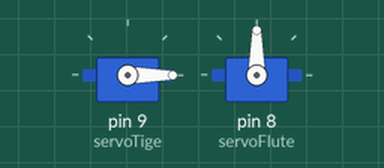
The sketch below on a simulated Arduino Uno, built with avr-gcc and run on an emulated ATmega328P. Parts: 2 × servo.

Above: at 0.05 s.
Timing chart, 0 to 4.5 s (numbered marks = the images above):
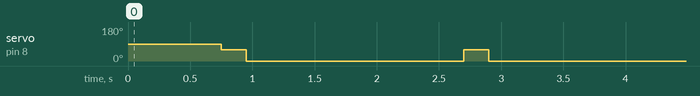

The sketch:

M_cansimeServo.ino
```cpp
// Test du servo
#include <Servo.h>
Servo servoTige;
Servo servoFlute;


void setup() {
  // put your setup code here, to run once:
  Serial.begin(9600);
  servoTige.attach(9);
  servoFlute.attach(8);

}

void loop() {
  // put your main code here, to run repeatedly:
  for(int i=0; i<10; i++){
    MecaTige();
    MecaFlute();
    }

}

// Fonctions
  void MecaTige(){
    servoTige.write(30);
    servoTige.write(0);
    delay(750);
  }

  void MecaFlute(){
    servoFlute.write(60);
  delay(200);
  servoFlute.write(0);
  delay(1000);
  }
```

Measured:
- by itself, servo on pin 8 (servoFlute): alternates 60° for 0.20 s and 0° for 1.8 s
